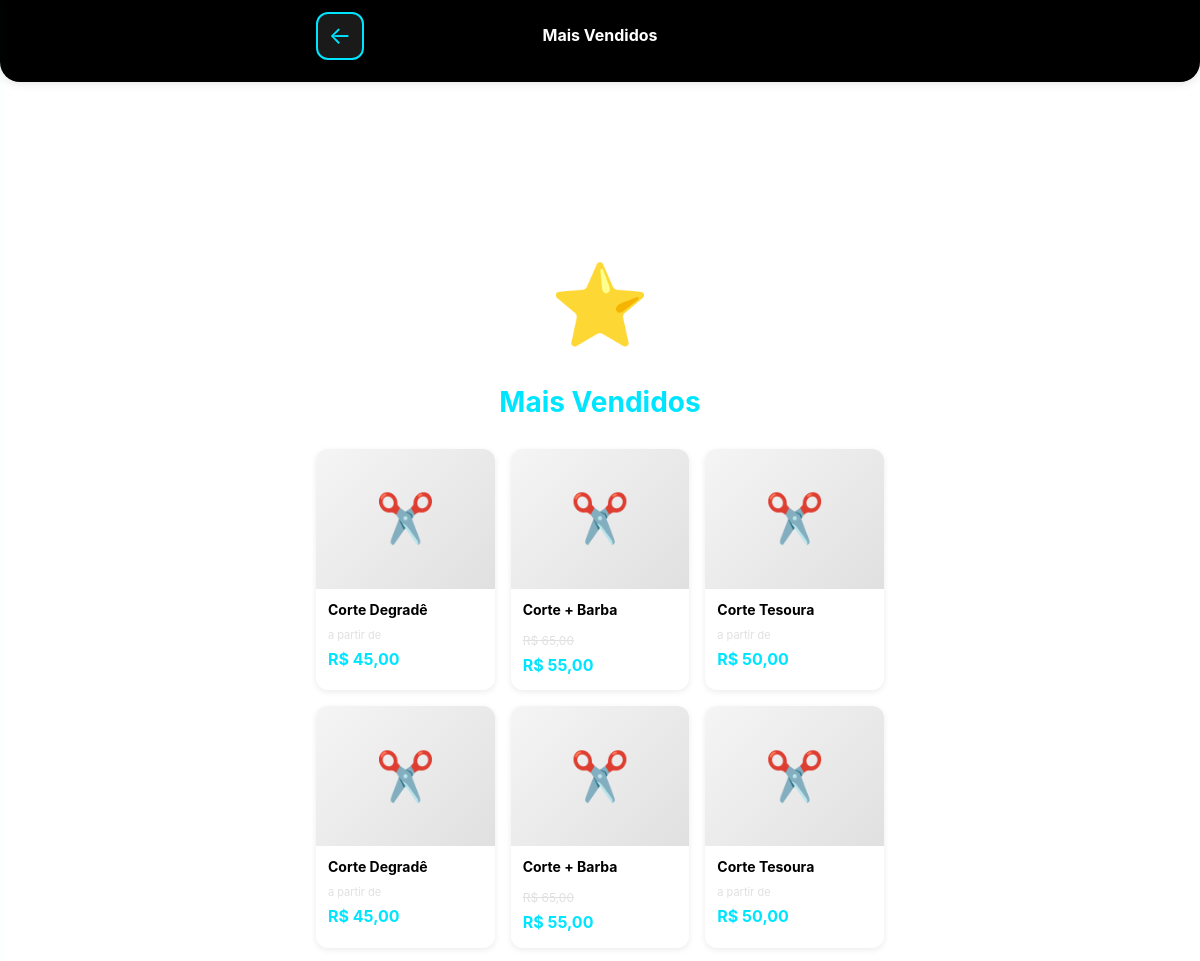
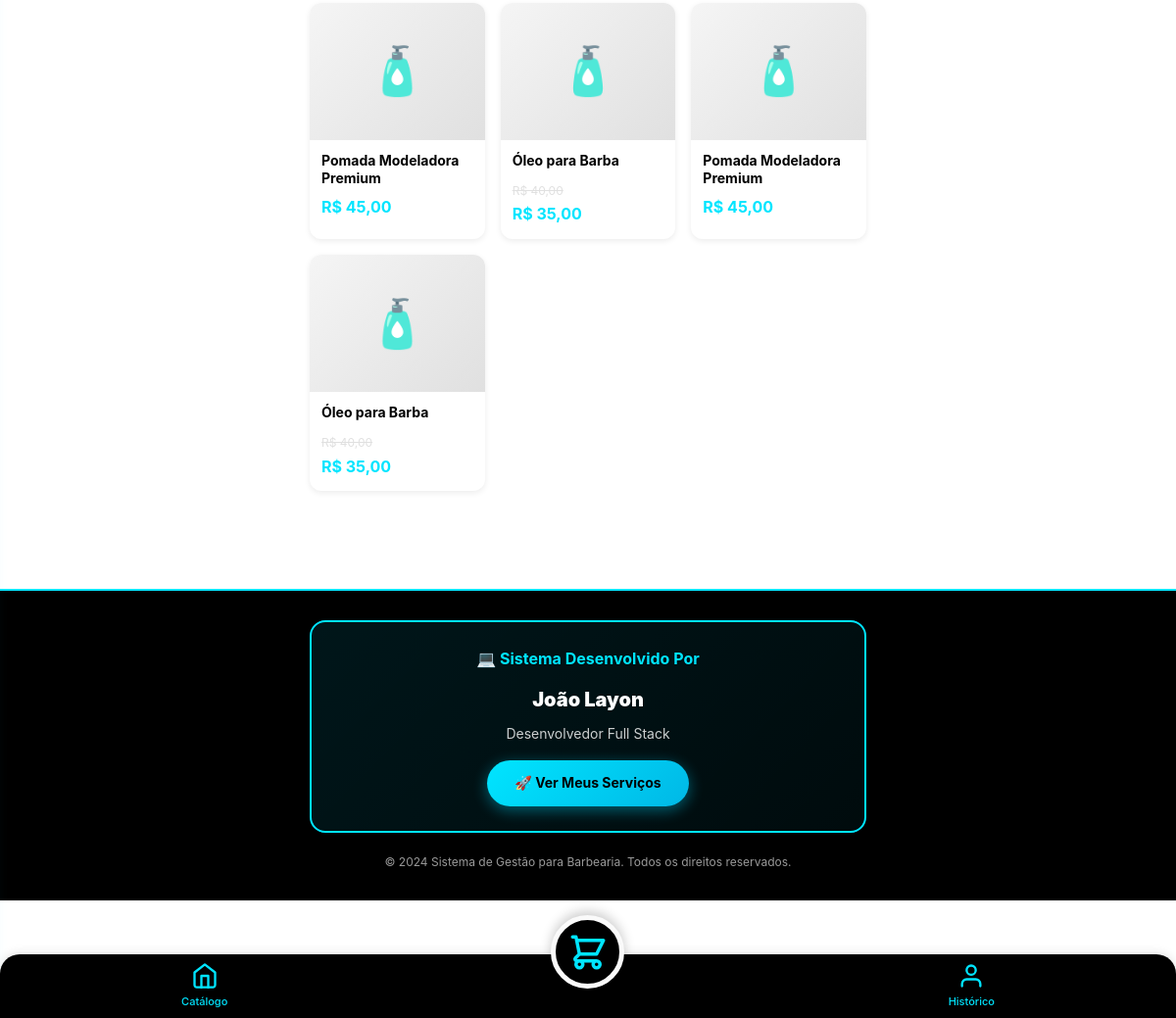
The page /categoria/1 on the database its author committed (2 pictures, top to bottom).
### tables this page shows
CREATE TABLE categorias (
            id INTEGER PRIMARY KEY AUTOINCREMENT,
            nome TEXT NOT NULL,
            descricao TEXT,
            tipo TEXT DEFAULT 'produto',
            icone TEXT,
            ordem INTEGER DEFAULT 0,
            ativo INTEGER DEFAULT 1
        );

CREATE TABLE servicos (
            id INTEGER PRIMARY KEY AUTOINCREMENT,
            nome TEXT NOT NULL,
            descricao TEXT,
            preco REAL NOT NULL,
            duracao_minutos INTEGER DEFAULT 30,
            imagem TEXT,
            categoria_id INTEGER,
            ativo INTEGER DEFAULT 1,
            destaque INTEGER DEFAULT 0,
            promocao INTEGER DEFAULT 0,
            preco_promocional REAL,
            FOREIGN KEY (categoria_id) REFERENCES categorias(id)
        );

CREATE TABLE produtos (
            id INTEGER PRIMARY KEY AUTOINCREMENT,
            nome TEXT NOT NULL,
            descricao TEXT,
            preco REAL NOT NULL,
            estoque INTEGER DEFAULT 0,
            estoque_minimo INTEGER DEFAULT 5,
            imagem TEXT,
            categoria_id INTEGER,
            ativo INTEGER DEFAULT 1,
            destaque INTEGER DEFAULT 0,
            promocao INTEGER DEFAULT 0,
            preco_promocional REAL,
            FOREIGN KEY (categoria_id) REFERENCES categorias(id)
        );

### app.py (the view, shortened to what this page needs)
@app.route('/categoria/<int:categoria_id>')
def categoria(categoria_id):
    conn = db.get_db_connection()
    cursor = conn.cursor()
    cursor.execute('SELECT * FROM categorias WHERE id = ?', (categoria_id,))
    categoria = cursor.fetchone()
    if categoria_id == 1:
        cursor.execute('''SELECT s.*, c.nome as categoria_nome FROM servicos s
                         LEFT JOIN categorias c ON s.categoria_id = c.id
                         WHERE s.ativo = 1 AND s.destaque = 1''')
        servicos = cursor.fetchall()
        cursor.execute('''SELECT p.*, c.nome as categoria_nome FROM produtos p
                         LEFT JOIN categorias c ON p.categoria_id = c.id
                         WHERE p.ativo = 1 AND p.destaque = 1''')
        produtos = cursor.fetchall()
    conn.close()
    carrinho_count = sum(item.get('quantidade', 1) for item in session.get('carrinho', []))
    return render_template('categoria.html',
                          categoria=categoria,
                          servicos=servicos,
                          produtos=produtos,
                          carrinho_count=carrinho_count)

### app.py (called while the page is built)
def get_configuracoes():
    conn = db.get_db_connection()
    cursor = conn.cursor()
    cursor.execute('SELECT * FROM configuracoes')
    configs_raw = cursor.fetchall()
    conn.close()
    configs = {}
    for config in configs_raw:
        configs[config['chave']] = config['valor']
    return configs

@app.context_processor
def inject_configs():
    return dict(site_config=get_configuracoes())

@app.template_filter('currency')
def currency_filter(value):
    return f"R$ {value:,.2f}".replace(',', 'X').replace('.', ',').replace('X', '.')

### database.py (called while the page is built)
def get_db_connection():
    conn = sqlite3.connect(DB_PATH)
    conn.row_factory = sqlite3.Row
    return conn

### templates/categoria.html (shortened to what this page needs)
{% extends "base.html" %}
{% from "_components.html" import produto_card %}
{% block content %}
<header>
    <div class="container">
        <div class="header-top">
            <a href="/" class="menu-btn" style="text-decoration: none;">←</a>
            <div class="logo-container">
                <div class="logo-text">{{ categoria.nome }}</div>
            </div>
        </div>
    </div>
</header>
<main class="container" style="margin-top: 20px;">
    <div style="text-align: center; margin-bottom: 24px;">
        <div style="font-size: 80px; margin-bottom: 12px;">{{ categoria.icone }}</div>
        <h1 style="font-size: 28px; color: var(--azul-neon);">{{ categoria.nome }}</h1>
    </div>
    {% if servicos or produtos %}
    <div class="produtos-grid">
        {% for servico in servicos %}
        {{ produto_card(servico, 'servico') }}
        {% endfor %}
        {% for produto in produtos %}
        {{ produto_card(produto, 'produto') }}
        {% endfor %}
    </div>
    {% else %}
    <div style="text-align: center; padding: 60px 20px;">
        <p style="color: var(--cinza-claro);">Nenhum item nesta categoria</p>
        <a href="/" class="btn btn-primary" style="margin-top: 20px;">Voltar ao Catálogo</a>
    </div>
    {% endif %}
</main>
{% endblock %}

### templates/_components.html
{% macro produto_card(item, tipo='produto') %}
<a href="/{{ 'servico' if tipo == 'servico' else 'produto' }}/{{ item.id }}" class="produto-card">
    {% if item.promocao %}
    <div class="badge-promocao">OFERTA</div>
    {% endif %}
    <div class="produto-imagem {{ 'produto-imagem--fallback' if not item.imagem }}">
        {% if item.imagem %}
        <img src="{{ url_for('static', filename='images/' ~ item.imagem) }}" alt="{{ item.nome }}" loading="lazy">
        {% else %}
        <span class="emoji-fallback">{{ '✂️' if tipo == 'servico' else '🧴' }}</span>
        {% endif %}
    </div>
    <div class="produto-info">
        <div class="produto-nome">{{ item.nome }}</div>
        <div>
            {% if item.promocao and item.preco_promocional %}
            <span class="preco-antigo">{{ item.preco|currency }}</span>
            <div class="produto-preco">{{ item.preco_promocional|currency }}</div>
            {% else %}
            {% if tipo == 'servico' %}
            <span class="a-partir">a partir de</span>
            {% endif %}
            <div class="produto-preco">{{ item.preco|currency }}</div>
            {% endif %}
        </div>
    </div>
</a>
{% endmacro %}

### static/css/style.css (style rules this page uses)
:root { --preto: #000000; --azul-neon: #00E5FF; --azul-neon-escuro: #00B8E6; --cinza-escuro: #1a1a1a; --cinza-medio: #333333; --branco: #FFFFFF; --cinza-claro: #E0E0E0; --verde-neon: #00FF88; --vermelho-neon: #FF1166; --amarelo-neon: #FFD700; }
* { margin: 0; padding: 0; box-sizing: border-box; }
body { font-family: -apple-system, BlinkMacSystemFont, 'Segoe UI', Roboto, Oxygen, Ubuntu, Cantarell, sans-serif; background-color: #FFFFFF; background: #FFFFFF; color: #000000; line-height: 1.6; padding-bottom: 120px; padding-top: 220px; }
.container { max-width: 600px; margin: 0 auto; padding: 0 16px; }
main { background: #FFFFFF; color: #000000; }
main h1, main h2, main h3, main h4, main h5, main h6, main p, main span, main label, main div { color: #000000; }
header { background: #000000; padding: 12px 0; z-index: 100; box-shadow: 0 2px 10px rgba(0, 0, 0, 0.1); border-radius: 0 0 20px 20px; position: fixed; top: 0; left: 0; right: 0; transition: all 0.3s ease; }
.header-top { display: flex; justify-content: space-between; align-items: center; margin-bottom: 10px; }
.logo-container { display: flex; flex-direction: column; align-items: center; flex: 1; }
.logo-text { font-size: 16px; font-weight: 700; color: #FFFFFF; text-align: center; }
.menu-btn { background: var(--cinza-escuro); border: 2px solid var(--azul-neon); color: var(--azul-neon); width: 48px; height: 48px; border-radius: 12px; font-size: 24px; cursor: pointer; display: flex; align-items: center; justify-content: center; transition: all 0.3s ease; }
.produtos-grid { display: grid; grid-template-columns: repeat(auto-fill, minmax(160px, 1fr)); gap: 16px; margin-bottom: 100px; }
.produto-card { background: #FFFFFF; border: none; border-radius: 12px; overflow: hidden; cursor: pointer; transition: all 0.3s ease; text-decoration: none; color: #000000; position: relative; box-shadow: 0 2px 6px rgba(0, 0, 0, 0.08); }
.produto-imagem { width: 100%; height: 140px; background: #F5F5F5; display: flex; align-items: center; justify-content: center; font-size: 48px; color: var(--azul-neon); position: relative; overflow: hidden; }
.produto-imagem--fallback { background: linear-gradient(135deg, #F5F5F5 0%, #E0E0E0 100%); }
.emoji-fallback { font-size: 48px; }
.badge-promocao { position: absolute; top: 8px; right: 8px; background: var(--vermelho-neon); color: var(--branco); padding: 4px 10px; border-radius: 20px; font-size: 11px; font-weight: 700; }
.produto-info { padding: 12px; }
.produto-nome { font-size: 14px; font-weight: 700; margin-bottom: 8px; line-height: 1.3; display: -webkit-box; -webkit-line-clamp: 2; -webkit-box-orient: vertical; overflow: hidden; color: #000000 !important; }
.produto-preco { font-size: 16px; font-weight: 700; color: var(--azul-neon); }
.preco-antigo { font-size: 12px; color: var(--cinza-claro); text-decoration: line-through; margin-right: 6px; }
.a-partir { font-size: 11px; color: var(--cinza-claro); display: block; margin-bottom: 2px; }

### rows shown on the page
categorias: nome "Mais Vendidos", icone "⭐"
servicos: value "✂️", nome "Corte Degradê", shows "a partir de", preco "R$ 45,00"
servicos: value "✂️", nome "Corte + Barba", preco "R$ 65,00", preco_promocional "R$ 55,00"
servicos: value "✂️", nome "Corte Tesoura", shows "a partir de", preco "R$ 50,00"
servicos: value "✂️", nome "Corte Degradê", shows "a partir de", preco "R$ 45,00"
servicos: value "✂️", nome "Corte + Barba", preco "R$ 65,00", preco_promocional "R$ 55,00"
servicos: value "✂️", nome "Corte Tesoura", shows "a partir de", preco "R$ 50,00"
produtos: value "🧴", nome "Pomada Modeladora Premium", preco "R$ 45,00"
produtos: value "🧴", nome "Óleo para Barba", preco "R$ 40,00", preco_promocional "R$ 35,00"
produtos: value "🧴", nome "Pomada Modeladora Premium", preco "R$ 45,00"
produtos: value "🧴", nome "Óleo para Barba", preco "R$ 40,00", preco_promocional "R$ 35,00"
